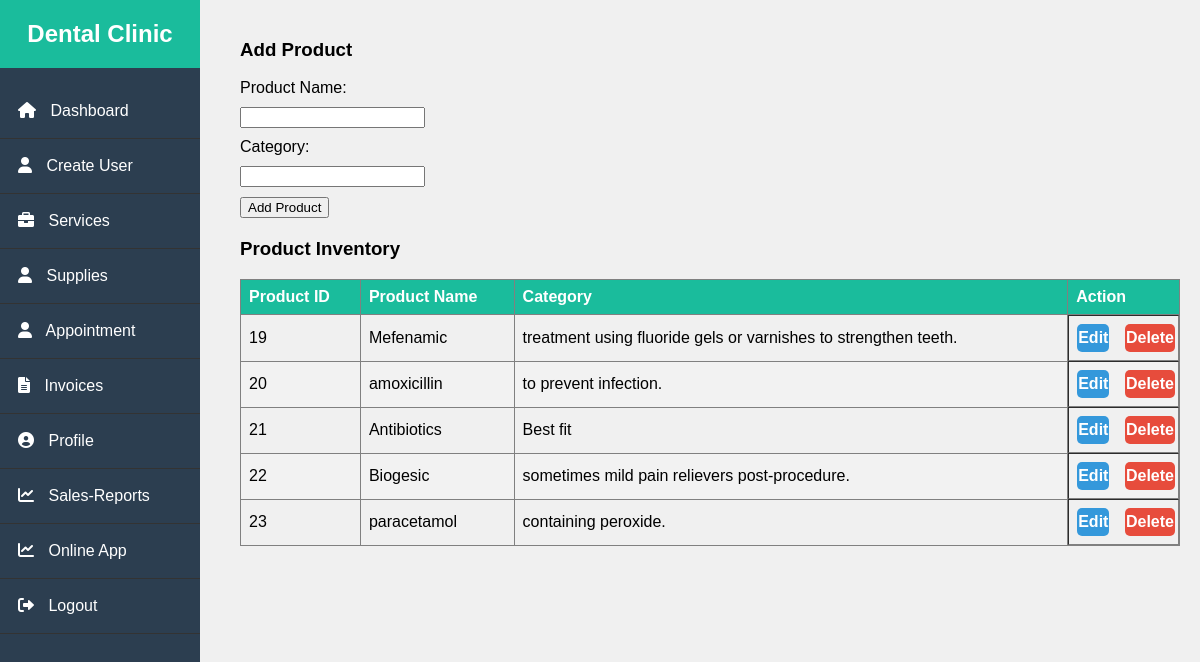
/adminSupplies.php, run on the app's committed database.
### tables this page shows
CREATE TABLE `supply` (
  `ProductID` int(11) NOT NULL,
  `Products` varchar(255) NOT NULL,
  `Category` varchar(255) DEFAULT NULL,
  `Stocks` varchar(1000) NOT NULL,
  `Sold` varchar(10000) NOT NULL,
  `Remaining` int(11) NOT NULL,
  `Action` varchar(1000) NOT NULL,
  `Price` decimal(10,2) NOT NULL
);

### adminSupplies.php (the view, shortened to what this page needs)
<!DOCTYPE html>
<html lang="en">
<head>
    <link rel="stylesheet" href="https://cdnjs.cloudflare.com/ajax/libs/font-awesome/6.0.0/css/all.min.css">
</head>
<body>
<?php
        include 'sidebar.php';
        ?>
<div class="content">
    <h3>Add Product</h3>
    <div class="add-product-form">
        <form method="POST" action="add_product.php">
            <label for="product">Product Name:</label>
            <input type="text" id="product" name="product" required>
            <label for="category">Category:</label>
            <input type="text" id="category" name="category" required>
            <button type="submit">Add Product</button>
        </form>
    </div>
    <h3>Product Inventory</h3>
    <table border="1">
        <thead>
            <tr>
                <th>Product ID</th>
                <th>Product Name</th>
                <th>Category</th>
                <th>Action</th>
            </tr>
        </thead>
        <tbody>
            <?php
            include("sad/db.php");
            $sql = "SELECT * FROM supply";
            $result = mysqli_query($conn, $sql);
            if (mysqli_num_rows($result) > 0) {
                while ($row = mysqli_fetch_assoc($result)) {
                    echo "<tr>";
                    echo "<td>" . $row["ProductID"] . "</td>";
                    echo "<td>" . $row["Products"] . "</td>";
                    echo "<td>" . $row["Category"] . "</td>";
                    echo '<td class="action-buttons">';
                    echo '<a href="edit_product.php?product_id=' . $row['ProductID'] . '" class="action-button edit-button">Edit</a>';
                    echo '<a href="delete_product.php?product_id=' . $row['ProductID'] . '" class="action-button delete-button">Delete</a>';
                    echo '</td>';
                    echo "</tr>";
                }
            } else {
                echo "No products found in the inventory.";
            }
            ?>
        </tbody>
    </table>
</div>
</body>
</html>

### adminSupplies.php (style rules this page uses)
body { font-family: 'Arial', sans-serif; margin: 0; padding: 0; background: #f0f0f0; }
.content { margin-left: 220px; padding: 20px; }
table { border-collapse: collapse; width: 100%; }
th, td { text-align: left; padding: 8px; }
th { background-color: #1abc9c; color: white; }
tr:nth-child(even) { background-color: #f2f2f2; }
.add-product-form { margin-bottom: 20px; }
.add-product-form label, .add-product-form input, .add-product-form button { display: block; margin-bottom: 10px; }
.action-buttons { display: flex; justify-content: space-between; }
.action-button { display: inline-block; padding: 5px 1px; text-align: center; text-decoration: none; border: none; cursor: pointer; font-weight: bold; transition: background-color 0.3s; border-radius: 5px; margin-right: -5px; }
.edit-button { background-color: #3498db; color: #fff; }
.delete-button { background-color: #e74c3c; color: #fff; }

### data on the page
supply: ProductID "19", Products "Mefenamic", Category "treatment using fluoride gels or varnishes to strengthen teeth."
supply: ProductID "20", Products "amoxicillin", Category "to prevent infection."
supply: ProductID "21", Products "Antibiotics", Category "Best fit"
supply: ProductID "22", Products "Biogesic", Category "sometimes mild pain relievers post-procedure."
supply: ProductID "23", Products "paracetamol", Category "containing peroxide."
